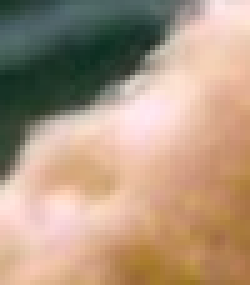
%> input picture Python/pythonpro/code/pyqt5/web.png, 50 x 57 px (shown 5 times larger)
$ octave --eval "result = rectangle('../web.png');"   (GNU Octave 9; MATLAB toolbox functions it lacks are replaced by stand-ins)
%> lines starting %> are read from the running program, lines starting %| are printed output that depends on the picture; in (x1, y1, x2, y2) boxes, pixels count from 0 and x2, y2 are one past the last pixel; in counts of white or black regions, pixels touching at a corner belong together; the program's own positions count from 1
function [bbox, exact, statu] = rectangle(path)
%> called with path = '../web.png'
src=imread(path);
%> src is the input picture: size 57x50x3 uint8; mean R, G, B 176.3, 151.6, 128.9
Ibw=im2bw(src);
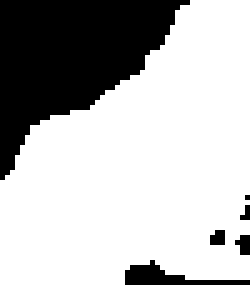
%> Ibw: size 57x50 logical (shown 5 times larger); 72.3% white; 6 black regions (4 under 20 px), largest, box (x1, y1, x2, y2) and area: (0, 0, 38, 36) 715, (25, 52, 50, 57) 52
[l,m]=bwlabeln(Ibw,8);
%> l: size 57x50 double; values 0 (black) and 1 (white), 72.3% white; 6 black regions (4 under 20 px)
%> m = 1
status=regionprops(l,'BoundingBox');
%> status = 1 region; box (x1, y1, x2, y2): (0, 0, 50, 57)
statu = []; % 保存 ROI 中的坐标
exact = []; % 保存原图中的坐标
bbox = []; % statu 中的方框范围较大, bbox 刚好框住元器件
for i=1:m
    if status(i).BoundingBox(3)>60 && status(i).BoundingBox(4)>40
        bbox(end + 1, :) = status(i).BoundingBox + [403 452 0 0];
        statu(end + 1,:) = status(i).BoundingBox.*[1 1 2 2] - ...
                    [status(i).BoundingBox(3)/2,status(i).BoundingBox(4)/2,0,0];
        statu(end,:) = round(statu(end,:));
        %% 加上后面的数值则是求在原图中的坐标, 注释掉下一行就是求 ROI 中的坐标.
        exact(end + 1,:) = statu(end,:) + [403 452 0 0];
   end
end
%> this loop made 1 pass
%> `result = rectangle('../web.png');`: result = []
end
